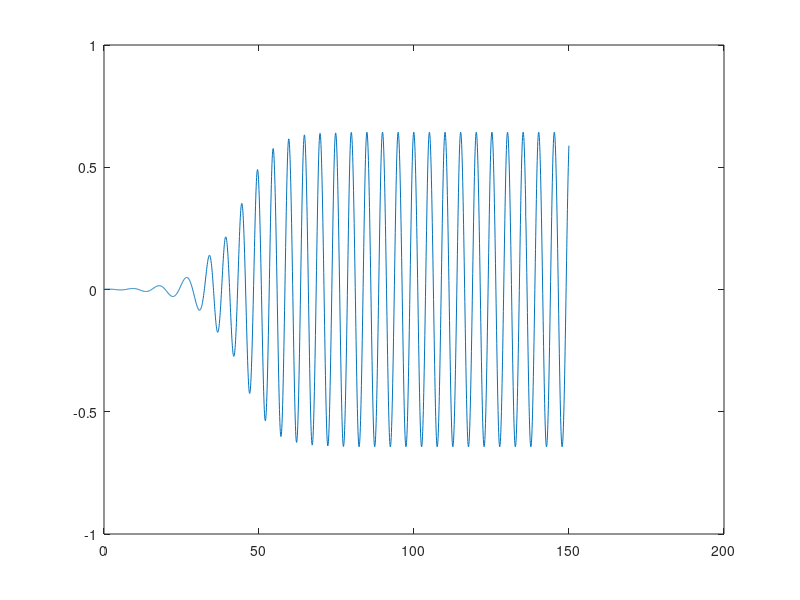

Here is the MATLAB script that generated this plot:
test = dlmread('re200dg2cpd60cl.dat', '',1,0);
test2 = dlmread('re100dg2cpd60cd.dat', '',1,0);
t= test(:,1);
c = test(:,2);
plot(t,c)

a1 = find(test(:,1) >= 110);
t1 = test(a1,1);
cl = test(a1,2);
cd = test2(a1,2);

Fs = 1;
T = 1/Fs;            % Sampling frequency           % Sampling period
L = length(cl)-1;             % Length of signal
t = (0:L-1)*T;
Y = fft(cl);

P2 = abs(Y/L);
P1 = P2(1:L/2+1);
P1(2:end-1) = 2*P1(2:end-1);

f = Fs*(0:(L/2))/L;
% plot(f,P1)
f1 = f(find(P1 == max(P1)));
dt = 60/L;

strouhal = f1/dt

cl_mean=mean(cl)
cl_max=max(cl)-mean(cl);
cl_min=min(cl)-mean(cl);
clabwe = (cl_max-cl_min)/2


cd_mean = mean(cd)
cd_abweichungoben = max(cd)-cd_mean;
cd_abweichungunten = min(cd)-cd_mean;
abweichung = (cd_abweichungoben - cd_abweichungunten)/2



% n = length(cl)
% dt = mean(t1(2:end,1)-t1(1:end-1,1))
% fs = 1/dt;
% [pxx,f] = periodogram(cl-mean(cl),[],[],fs);
% mean(f)
% mean(f)*dt
% 
% % plot(t1,cl)
% plot(f,pxx)
% 0.1056/dt
% [ClYD1MP4,ClID1MP4]=max(abs(fft(cl-cl_mean)));
% ClfreqD1MP4=0:fs/length(ClyD1MP4):Fs/2;
% Clfreq(1,1)=ClfreqD1MP4(ClID1MP4);